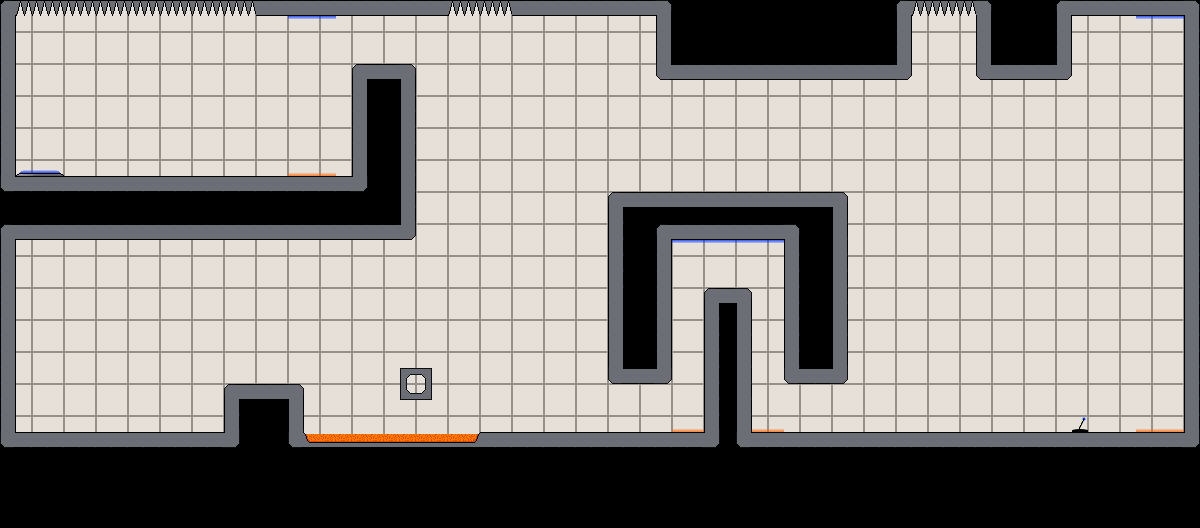

A level layout from a 2D game, rendered from its tile map. Below: a short description, then the map file with tile-grid data replaced by summaries:
An orthogonal 75x33 tile map with 16x16 px tiles, 8 tile layers (background, walls, switches, gravTiles, ...) and 1 object (spawnPoint1).

<map version="1.0" orientation="orthogonal" width="75" height="33" tilewidth="16" tileheight="16">
 <tileset firstgid="1" name="interiorTileset" tilewidth="16" tileheight="16">
  <image source="interiorTileset.png" trans="ff00ff" width="144" height="64" />
 </tileset>
 <layer name="background" width="75" height="33">
  <data>[2475 cells, 2473 non-empty, 5 distinct tile ids]</data>
 </layer>
 <layer name="walls" width="75" height="33">
  <data>[2475 cells, 347 non-empty, 13 distinct tile ids]</data>
 </layer>
 <layer name="switches" width="75" height="33">
  <data>[2475 cells, 1 non-empty, 1 distinct tile ids]</data>
 </layer>
 <layer name="gravTiles" width="75" height="33">
  <data>[2475 cells, 23 non-empty, 2 distinct tile ids]</data>
 </layer>
 <objectgroup name="spawnPoint" width="75" height="33">
  <object name="spawnPoint1" x="73" y="355" />
 </objectgroup>
 <layer name="acid" width="75" height="33">
  <data>[2475 cells, 44 non-empty, 4 distinct tile ids]</data>
 </layer>
 <layer name="exit" width="75" height="33">
  <data>[2475 cells, 1 non-empty, 1 distinct tile ids]</data>
 </layer>
 <layer name="exitDummyTiles" width="75" height="33">
  <data>[2475 cells, 2 non-empty, 2 distinct tile ids]</data>
 </layer>
 <layer name="spikes" width="75" height="33">
  <data>[2475 cells, 20 non-empty, 1 distinct tile ids]</data>
 </layer>
</map>
